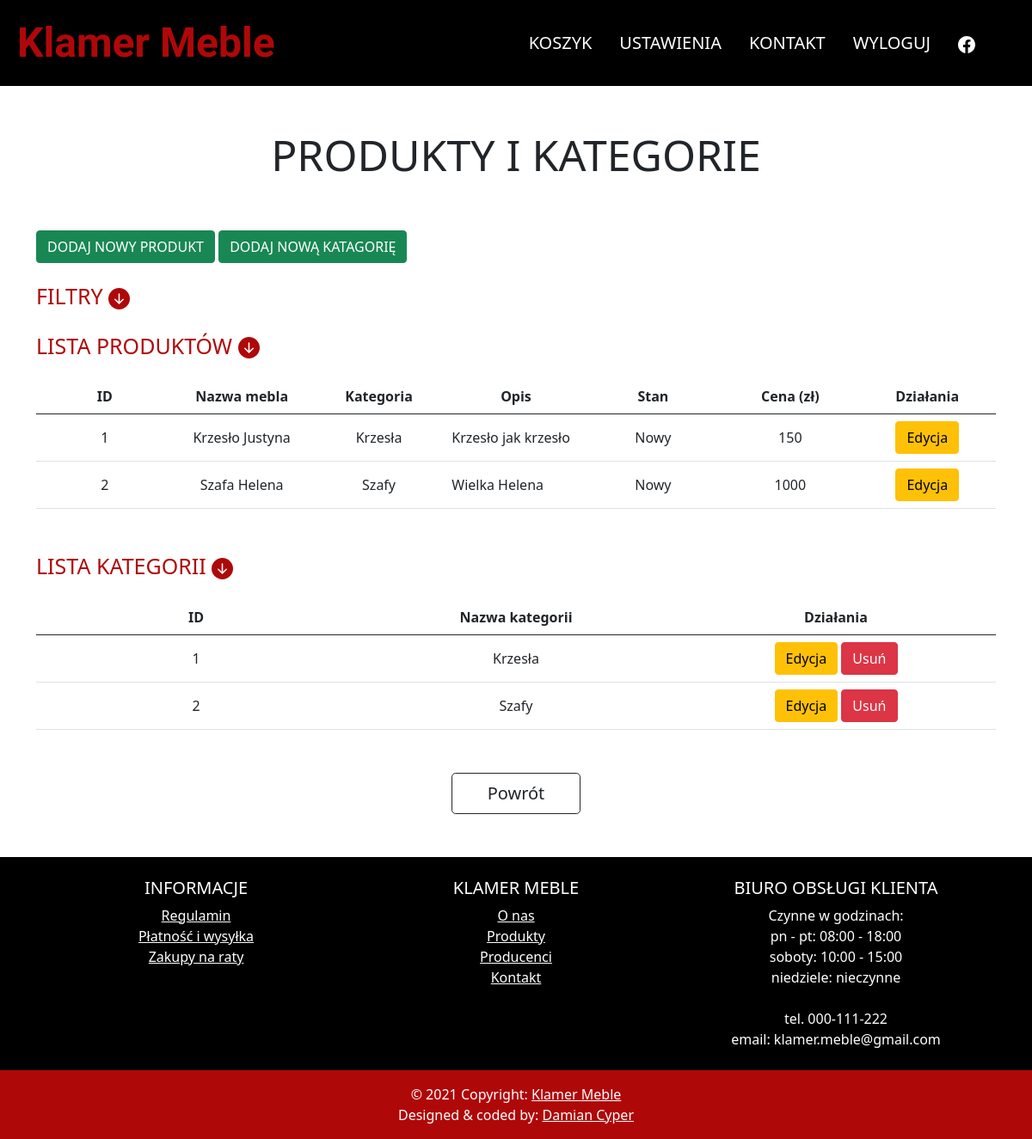
Page /settings/all_products (signed in) on the committed database.
### store/models.py (models this page shows, shortened)
class Furniture(models.Model):
    name = models.CharField(max_length=255)
    type = models.ForeignKey(FurnitureType, on_delete=models.CASCADE)
    state = models.CharField(choices=STATE, default='new', max_length=20)
    price = models.IntegerField(default=200)
    origin = models.CharField(max_length=255)
    material = models.CharField(max_length=255)
    amount = models.IntegerField(default=0)
    description = models.TextField()
    warranty_time = models.IntegerField(default=0)
    discount = models.IntegerField(default=0)
    height = models.IntegerField()
    width = models.IntegerField()
    depth = models.IntegerField()

class FurnitureType(models.Model):
    name = models.CharField(max_length=255)
    def __str__(self):
        return str(self.name)

### store/views.py (the view)
# urls.py: path('settings/all_products', staff_member_required(AllProductsView.as_view(template_name='products_all.html')), name='all_products'),
class AllProductsView(SuperUserCheck, generic.ListView):
    model = Furniture
    def get_queryset(self):
        products = super().get_queryset()
        prod_id = self.request.GET.get('prod_id', None)
        price_from = self.request.GET.get('price_from', None)
        price_to = self.request.GET.get('price_to', None)
        category = self.request.GET.get('category', None)
        prod_name = self.request.GET.get('prod_name', None)
        state = self.request.GET.get('state', None)
        if prod_id:
            products = products.filter(id=prod_id)
        if price_from:
            products = products.filter(price__gte=price_from)
        if price_to:
            products = products.filter(price__lte=price_to)
        if category:
            products = products.filter(type__name=category)
        if prod_name:
            products = products.filter(name=prod_name)
        if state:
            products = products.filter(state=state)
        return products
    def get_context_data(self, **kwargs):
        context = super().get_context_data(**kwargs)
        context['categories'] = FurnitureType.objects.all()
        return context

### store/views.py (called while the page is built)
    def test_func(self):
        return self.request.user.is_superuser

### store/templates/products_all.html (shortened to what this page needs)
{% extends 'navMenu.html' %}
{% block additional %}
    {% load static %}
        <link href="{% static 'store/all_products.css' %}" rel="stylesheet">
    {% endblock %}
{% block main %}
    <div class="container">
        <h3>Produkty i kategorie</h3>
    </div>
    <div style="min-height: 74vh; margin: 0 auto;" class="container">
        <a class="btn btn-success" href="{% url 'edit_product_admin' 0 %}">DODAJ NOWY PRODUKT</a>
        <a class="btn btn-success" href="{% url 'category_edit' 0 %}">DODAJ NOWĄ KATAGORIĘ</a>
        <a class="heading" data-bs-toggle="collapse" href="#filters" role="button" aria-expanded="false" aria-controls="collapseExample">
          Filtry
          <svg xmlns="http://www.w3.org/2000/svg" width="25" height="25" fill="currentColor" class="bi bi-arrow-down-circle-fill" viewBox="0 0 16 16">
              <path d="M16 8A8 8 0 1 1 0 8a8 8 0 0 1 16 0zM8.5 4.5a.5.5 0 0 0-1 0v5.793L5.354 8.146a.5.5 0 1 0-.708.708l3 3a.5.5 0 0 0 .708 0l3-3a.5.5 0 0 0-.708-.708L8.5 10.293V4.5z"/>
          </svg>
        </a>
        <a class="heading collapsed" data-bs-toggle="collapse" href="#products" role="button" aria-expanded="true" aria-controls="collapseExample">
          Lista produktów
          <svg xmlns="http://www.w3.org/2000/svg" width="25" height="25" fill="currentColor" class="bi bi-arrow-down-circle-fill" viewBox="0 0 16 16">
              <path d="M16 8A8 8 0 1 1 0 8a8 8 0 0 1 16 0zM8.5 4.5a.5.5 0 0 0-1 0v5.793L5.354 8.146a.5.5 0 1 0-.708.708l3 3a.5.5 0 0 0 .708 0l3-3a.5.5 0 0 0-.708-.708L8.5 10.293V4.5z"/>
          </svg>
        </a>
        <div id="products" class="mb-5 collapse show">
          <table class="table align-middle">
            <thead style="text-align: center;">
                <tr>
                    <th style="max-width: 20px">ID</th>
                    <th>Nazwa mebla</th>
                    <th>Kategoria</th>
                    <th>Opis</th>
                    <th>Stan</th>
                    <th>Cena (zł)</th>
                    <th>Działania</th>
                </tr>
            </thead>
            <tbody>
                {% for furniture in object_list %}
                  <tr style="text-align: center">
                      <td style="max-width: 20px">{{furniture.id}}</td>
                      <td>{{furniture.name}}</td>
                      <td>{{furniture.type}}</td>
                      <td style="max-width: 40vw; padding: 0 5px; text-align: left">{{furniture.description}}</td>
                      <td>
                          {% if furniture.state == 'used' %}
                              Używany
                          {% else %}
                              Nowy
                          {% endif %}
                      </td>
                      <td>{{furniture.price}}</td>
                      <td>
                        <a class="btn btn-warning" href="{% url 'edit_product_admin' furniture.id %}">Edycja</a>
                      </td>
                  </tr>
                {% endfor %}
            </tbody>
          </table>
        </div>
        <a class="heading collapsed" data-bs-toggle="collapse" href="#categories" role="button" aria-expanded="true" aria-controls="collapseExample">
          Lista kategorii
          <svg xmlns="http://www.w3.org/2000/svg" width="25" height="25" fill="currentColor" class="bi bi-arrow-down-circle-fill" viewBox="0 0 16 16">
              <path d="M16 8A8 8 0 1 1 0 8a8 8 0 0 1 16 0zM8.5 4.5a.5.5 0 0 0-1 0v5.793L5.354 8.146a.5.5 0 1 0-.708.708l3 3a.5.5 0 0 0 .708 0l3-3a.5.5 0 0 0-.708-.708L8.5 10.293V4.5z"/>
          </svg>
        </a>
        <div id="categories" class="mb-5 collapse show">
          <table class="table align-middle">
            <thead style="text-align: center;">
                <tr>
                    <th style="max-width: 20px">ID</th>
                    <th>Nazwa kategorii</th>
                    <th>Działania</th>
                </tr>
            </thead>
            <tbody>
                {% for category in categories %}
                  <tr style="text-align: center">
                      <td style="max-width: 20px">{{category.id}}</td>
                      <td>{{category.name}}</td>
                      <td>
                          <a class="btn btn-warning" href="{% url 'category_edit' category.id %}">Edycja</a>
                          <a class="btn btn-danger" href="{% url 'delete_category' category.id %}" id="delete_btn">Usuń</a>
                      </td>
                  </tr>
                {% endfor %}
            </tbody>
          </table>
        </div>
        <a type="button" class="btn btn-lg btn-outline-dark" href="/settings" id="go_back">Powrót</a>
    </div>
{% endblock %}

### store/static/store/all_products.css (style rules this page uses)
#go_back { margin: 50px auto; display: block; width: 150px; }
h3 { text-transform: uppercase; font-size: 50px!important; text-align: center; padding: 50px 0; }
.heading { display: block; font-size: 25px; text-decoration: none; color: #af0809; text-transform: uppercase; margin: 20px auto; }
td { white-space: nowrap; overflow: hidden; text-overflow: ellipsis; }
table { table-layout: fixed; }

### rows in the picture
Furniture: id "1", name "Krzesło Justyna", type "Krzesła", description "Krzesło jak krzesło", state "Nowy", price "150"
Furniture: id "2", name "Szafa Helena", type "Szafy", description "Wielka Helena", state "Nowy", price "1000"
FurnitureType: id "1", name "Krzesła"
FurnitureType: id "2", name "Szafy"
